Frame 1 (no input): blank canvas, image omitted
Frame 60 (the mouse pressed at the canvas centre just before this capture): blank canvas, image omitted
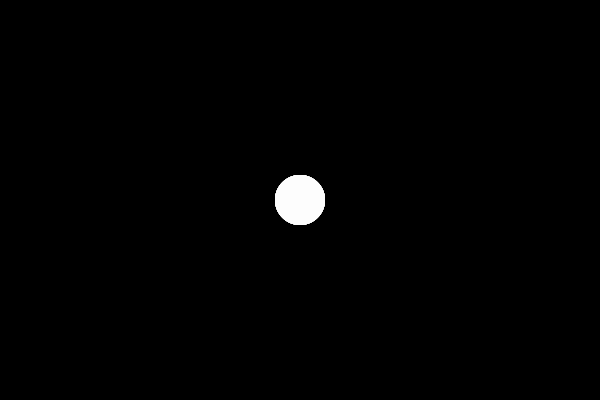
Frame 120 (the mouse held since frame 60 and released just before this capture)

The Processing sketch whose frames 1 and 60 were blank and that drew this single picture after the mouse press (run headless with seeded random() and noise(); from frame 60 on, the mouse is pressed at the canvas centre):

// Processing sketch: interact_04_cursormode
// ── interact_04_cursormode.pde
int d = 50;

void setup() {
  size(600, 400);
  background(0);
  noStroke();
  mouseX = -d;
  mouseX = -d;
  // HAND, ARROW, CROSS, MOVE, TEXT, WAIT
  cursor(HAND);
}

void draw() {
  fill(255, 50);
  ellipse(mouseX, mouseY, d, d);
}
